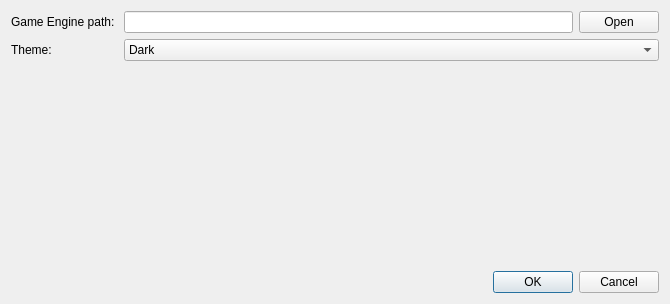
<?xml version="1.0" encoding="UTF-8"?>
<ui version="4.0">
 <class>SettingsWindow</class>
 <widget class="QDialog" name="SettingsWindow">
  <property name="geometry">
   <rect>
    <x>0</x>
    <y>0</y>
    <width>670</width>
    <height>304</height>
   </rect>
  </property>
  <property name="windowTitle">
   <string>Options Dialog</string>
  </property>
  <layout class="QGridLayout" name="gridLayout">
   <item row="0" column="0">
    <layout class="QFormLayout" name="formLayout">
     <item row="1" column="0">
      <widget class="QLabel" name="pathLabel">
       <property name="text">
        <string>Game Engine path: </string>
       </property>
      </widget>
     </item>
     <item row="2" column="0">
      <widget class="QLabel" name="Themelabel">
       <property name="text">
        <string>Theme:</string>
       </property>
      </widget>
     </item>
     <item row="2" column="1">
      <widget class="QComboBox" name="themeBox">
       <item>
        <property name="text">
         <string>Dark</string>
        </property>
       </item>
       <item>
        <property name="text">
         <string>Light</string>
        </property>
       </item>
      </widget>
     </item>
     <item row="1" column="1">
      <layout class="QHBoxLayout" name="horizontalLayout">
       <item>
        <widget class="QLineEdit" name="pathEdit">
         <property name="minimumSize">
          <size>
           <width>100</width>
           <height>0</height>
          </size>
         </property>
         <property name="baseSize">
          <size>
           <width>400</width>
           <height>0</height>
          </size>
         </property>
        </widget>
       </item>
       <item>
        <widget class="QPushButton" name="pathOpen">
         <property name="text">
          <string>Open</string>
         </property>
        </widget>
       </item>
      </layout>
     </item>
    </layout>
   </item>
   <item row="1" column="0">
    <widget class="QDialogButtonBox" name="buttonBox">
     <property name="orientation">
      <enum>Qt::Horizontal</enum>
     </property>
     <property name="standardButtons">
      <set>QDialogButtonBox::Cancel|QDialogButtonBox::Ok</set>
     </property>
    </widget>
   </item>
  </layout>
 </widget>
 <resources/>
 <connections>
  <connection>
   <sender>buttonBox</sender>
   <signal>accepted()</signal>
   <receiver>SettingsWindow</receiver>
   <slot>accept()</slot>
   <hints>
    <hint type="sourcelabel">
     <x>257</x>
     <y>294</y>
    </hint>
    <hint type="destinationlabel">
     <x>157</x>
     <y>274</y>
    </hint>
   </hints>
  </connection>
  <connection>
   <sender>buttonBox</sender>
   <signal>rejected()</signal>
   <receiver>SettingsWindow</receiver>
   <slot>reject()</slot>
   <hints>
    <hint type="sourcelabel">
     <x>325</x>
     <y>294</y>
    </hint>
    <hint type="destinationlabel">
     <x>286</x>
     <y>274</y>
    </hint>
   </hints>
  </connection>
 </connections>
</ui>
